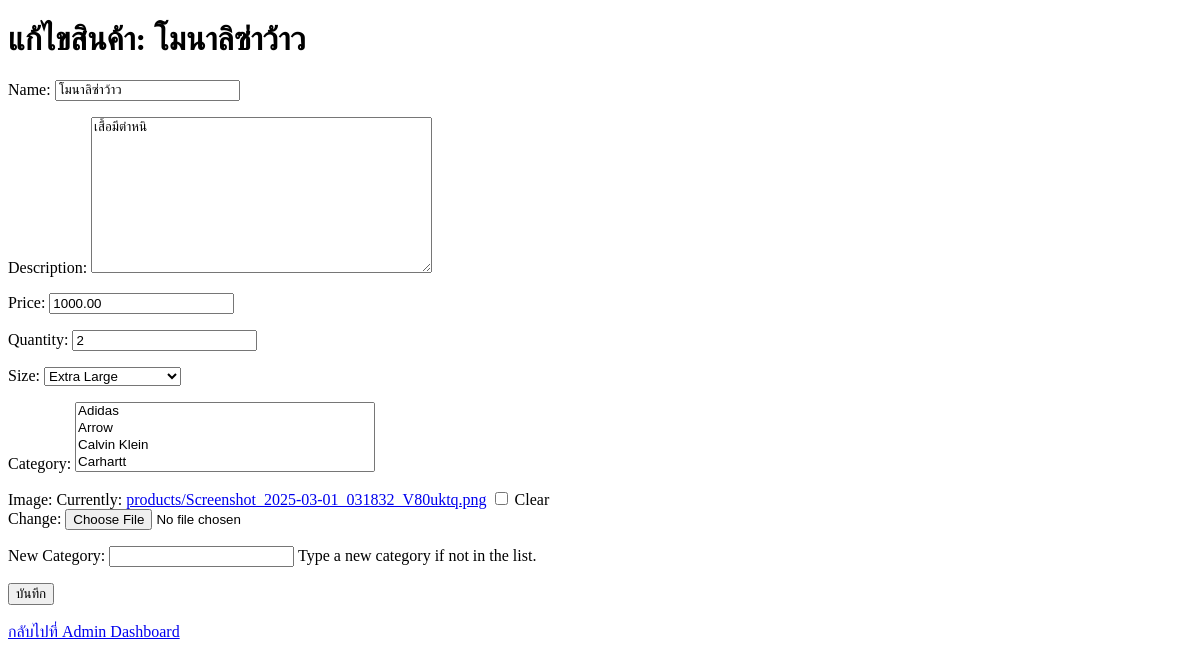
Before: /edit-product/1/ with the older database file.
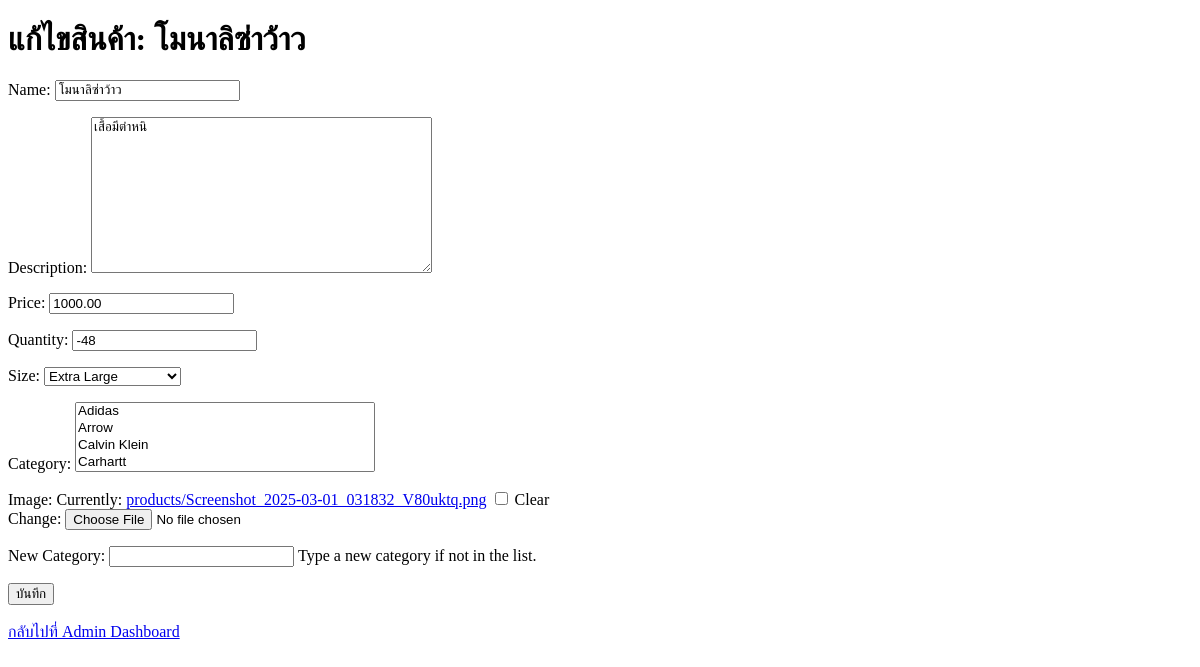
After: the same page with the newer database file.
### shop/models.py (models this page shows, shortened)
class Product(models.Model):
    SIZE_CHOICES = [
        ('S', 'Small'),
        ('M', 'Medium'),
        ('L', 'Large'),
        ('XL', 'Extra Large'),
        ('XXL', 'Double Extra Large'),
    ]
    name = models.CharField(max_length=255)
    description = models.TextField(blank=True)
    price = models.DecimalField(max_digits=10, decimal_places=2)
    quantity = models.IntegerField(default=1)
    size = models.CharField(max_length=3, choices=SIZE_CHOICES)
    category = models.ManyToManyField(Category, blank=True)
    image = models.ImageField(upload_to='products/', blank=True)

class Category(models.Model):
    name = models.CharField(max_length=255, unique=True)
    def __str__(self):
        return self.name

### shop/views.py (the view)
# urls.py: path('edit-product/<int:product_id>/', views.edit_product, name='edit_product'),
def edit_product(request, product_id):
    product = get_object_or_404(Product, id=product_id)
    if request.method == "POST":
        form = ProductForm(request.POST, request.FILES, instance=product)
        if form.is_valid():
            form.save()
            return redirect('admin_dashboard')
    else:
        form = ProductForm(instance=product)
    return render(request, 'shop/edit_product.html', {
        'form': form,
        'product': product
    })

### shop/forms.py (shortened to what this page needs)
class ProductForm(forms.ModelForm):
    new_category = forms.CharField(
        required=False,
        label="New Category",
        help_text="Type a new category if not in the list."
    )
    class Meta:
        model = Product
        fields = ['name', 'description', 'price', 'quantity', 'size', 'category', 'image', 'new_category']
        widgets = {
            'category': forms.SelectMultiple(attrs={'style': 'width: 300px;'}),
        }
    def __init__(self, *args, **kwargs):
        super().__init__(*args, **kwargs)
        self.fields['category'].queryset = Category.objects.order_by('name')

### shop/templates/shop/edit_product.html (shortened to what this page needs)
<!DOCTYPE html>
<html lang="en">
<head>
</head>
<body>
    <h1>แก้ไขสินค้า: {{ product.name }}</h1>
    <form method="post" enctype="multipart/form-data">
        {{ form.as_p }}
        <button type="submit">บันทึก</button>
    </form>
    <br>
    <a href="{% url 'admin_dashboard' %}">กลับไปที่ Admin Dashboard</a>
</body>
</html>

Changed rows visible on the page:
changed Product "โมนาลิซ่าว้าว": quantity "2" → "-48"
